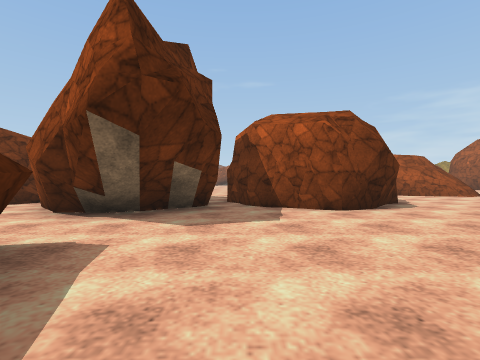
view 1 (above)

19 first-person views from a walk through a Unity game level. The camera is 1.3 m above the floor, looks level and sees 85° across. The floor is counted in squares, 2 m on a side. Each view is taken from the middle of a square. On the plan, view 1 faces up. The plan holds only what a view shows up to about 9 squares ahead; the rest is blank. The place goes on beyond the plan. The player character is not drawn. Surface patterns are stand-ins for the level's own textures.

view 2
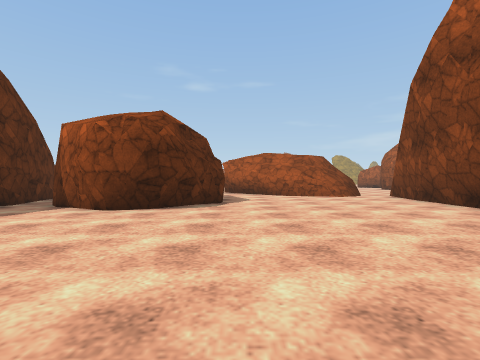

view 3
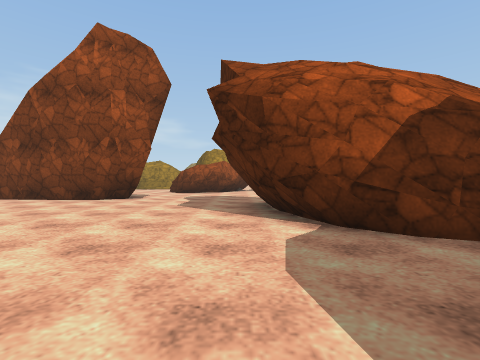

view 4
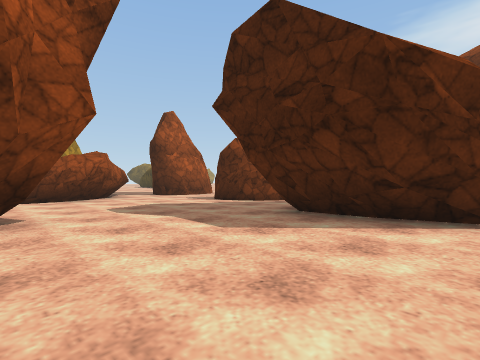

view 5
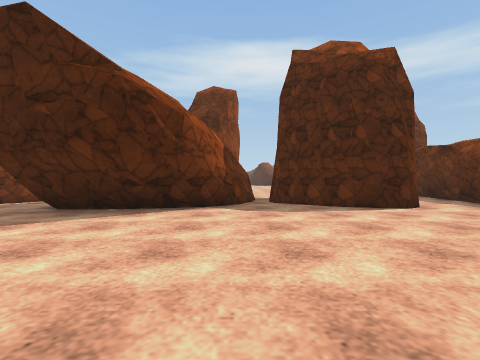

view 6
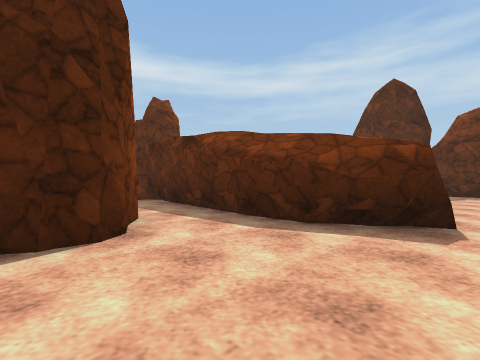

view 7
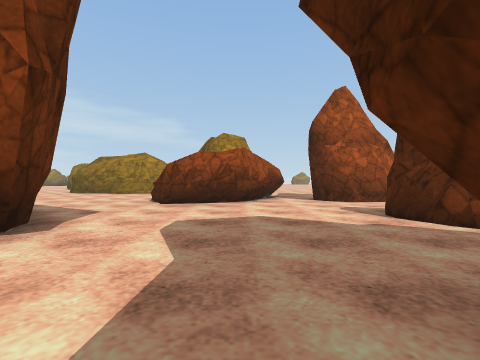

view 8
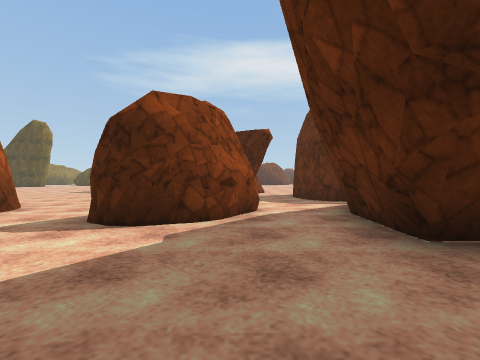

view 9
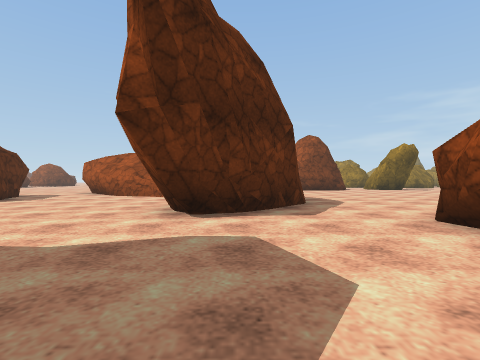

view 10
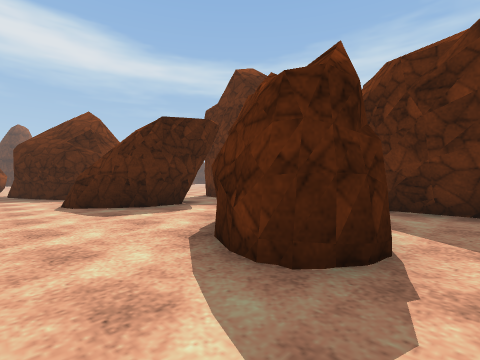

view 11
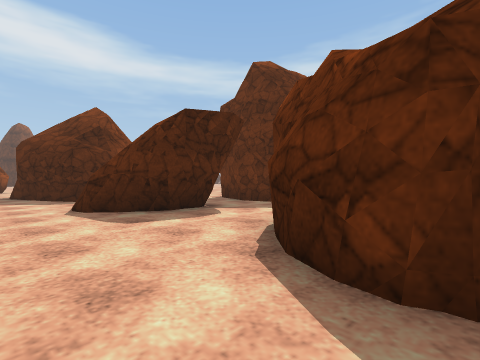

view 12
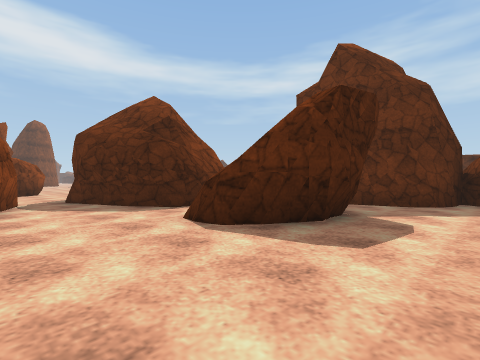

view 13
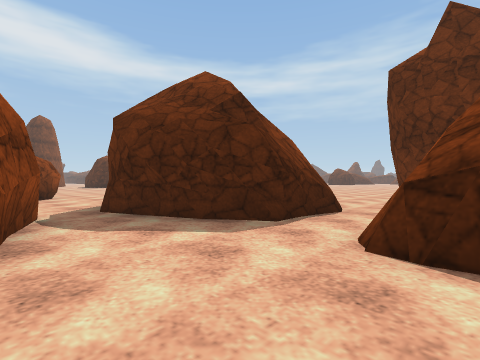

view 14
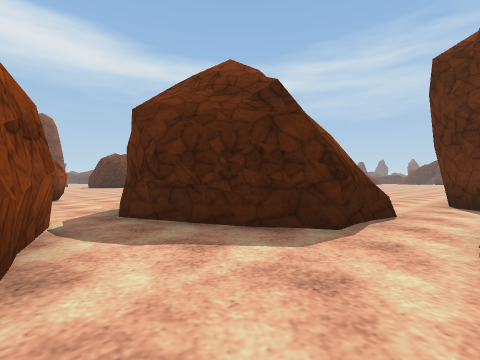

view 15
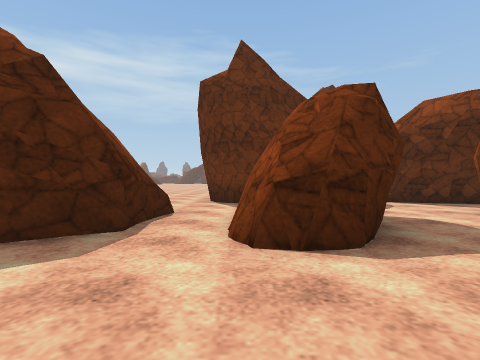

view 16
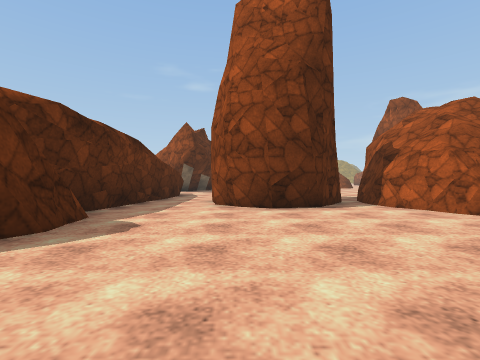

view 17
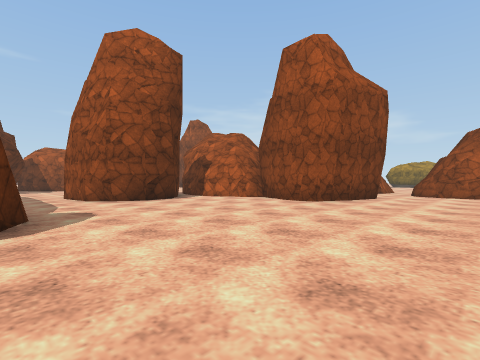

view 18
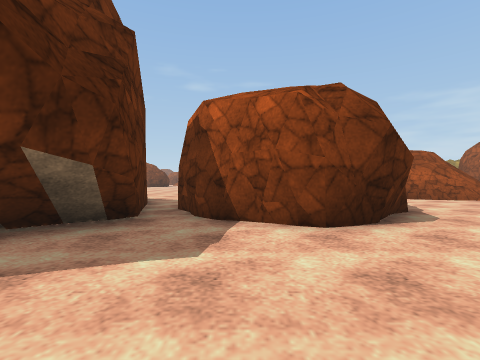

view 19
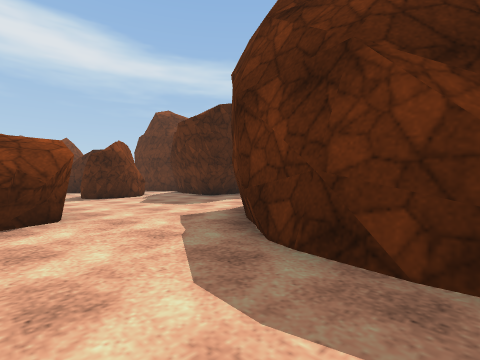

### Floor plan
Key: @ floor where view 1 was taken; # wall or solid block; . floor; = window, fence, low wall or low ledge.
Columns run from 7 left of view 1 to 16 right of it. Each row starts with its distance up from view 1.
  9      #.    #......#  #..
  8  #   ###   #......# ##..
  7  #    ### ##......###...
  6  ..#  #.###......####...
  5   .####..........###...=
  4    .##................##
  3 ......................##
  2 ....##................##
  1      #........###......#
  0      #.@##...####.......
 -1      #..###.##  #..##..#
 -2      #..# ###   #.###..#
 -3      #..###.#  ##.##...#
 -4      #..###.####........
 -5      #.......###........
 -6      #.......  ##.###...
 -7      #......#  ##. ##...
 -8       ......####...##...
 -9      .........##........
-10      ............####..#
-11      ............#  #..#
-12      ..........     ##.#
-13                      #.
-14                      ..
-15                     ...
-16                     ...
-17                     ..#
-18                     .##

Where each view was taken, in squares from view 1:
view 1: 0 up, 0 right, facing up
view 2: 0 up, 5 right, facing up
view 3: 1 up, 2 right, facing right
view 4: 5 up, 6 right, facing down-right
view 5: 6 up, 5 right, facing down
view 6: 3 up, 2 right, facing down-left
view 7: 2 up, 8 right, facing right
view 8: 3 up, 11 right, facing down
view 9: 0 up, 12 right, facing up
view 10: 0 up, 15 right, facing down-left
view 11: 1 down, 15 right, facing down-left
view 12: 4 down, 16 right, facing down-left
view 13: 7 down, 16 right, facing down-left
view 14: 8 down, 16 right, facing down-left
view 15: 8 down, 16 right, facing left
view 16: 10 down, 1 right, facing up
view 17: 12 down, 2 left, facing up-right
view 18: 2 up, 1 right, facing up
view 19: 9 up, 16 right, facing down-left
